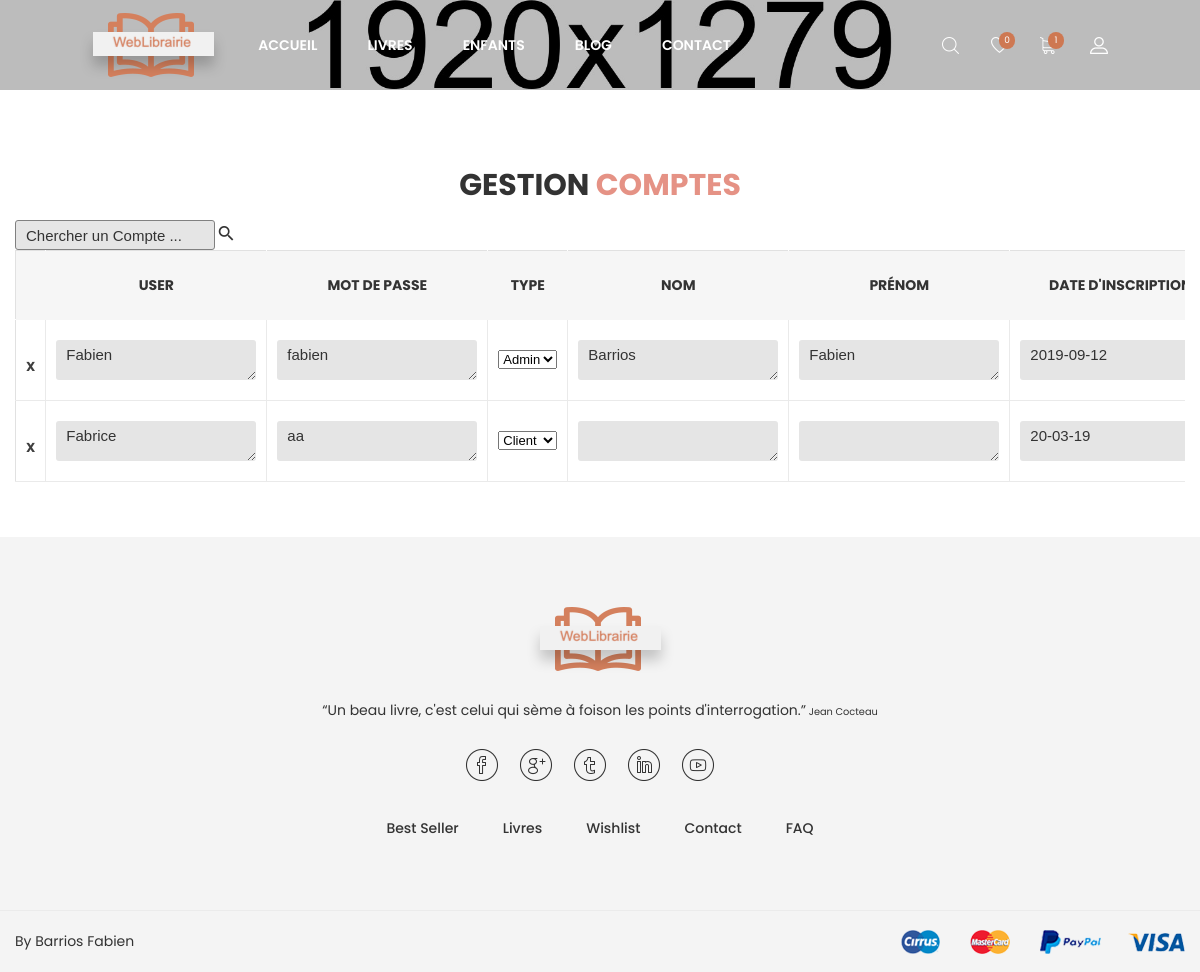
Page /gestionCompte.php (signed in) on the committed database.
### tables this page shows
CREATE TABLE `COMPTE` (
  `USER` char(8) NOT NULL,
  `MDP` char(10) NOT NULL,
  `NOMCPTE` char(40) DEFAULT NULL,
  `PRENOMCPTE` char(30) DEFAULT NULL,
  `DATEINSCRIP` text NOT NULL,
  `DATEFERME` text,
  `TYPECOMPTE` char(3) NOT NULL,
  `ADRMAILCPTE` char(60) NOT NULL,
  `NOTELCPTE` char(15) DEFAULT NULL,
  `NOPORTCPTE` char(15) DEFAULT NULL
);

### Fonctions.php (called while the page is built, shortened)
<?php
function connectDB(){
    try{
        $db = new PDO('mysql:host=localhost;dbname=WeblibrairieVVA;charset=utf8', 'root', 'root');
        return $db;
    }
    catch (Exception $e){
        die('Erreur : '.$e->getMessage());
    }
}
function getNbArticlePanier(){
    $link = connectDB();
    $user = $_SESSION['Usercompte'];
    $req = $link->query("SELECT count(*) as nb FROM LIVRE INNER JOIN ECRIVAIN ON LIVRE.ID_ECRIVAIN = ECRIVAIN.ID INNER JOIN LIGNE_PANIER ON LIVRE.ID = LIGNE_PANIER.ID_LIVRE INNER JOIN PANIER ON LIGNE_PANIER.ID_PANIER = PANIER.ID INNER JOIN COMPTE ON PANIER.ID_COMPTE = COMPTE.USER WHERE LIVRE.ID = LIGNE_PANIER.ID_LIVRE AND LIGNE_PANIER.ID_PANIER = PANIER.ID AND PANIER.DT_COM is Null AND PANIER.ID_COMPTE = '$user'");
    return $req;
}
function getNbArticleWishliste(){
    $link = connectDB();
    $user = $_SESSION['Usercompte'];
    $req = $link->query("SELECT count(*) as nb FROM LIVRE INNER JOIN ECRIVAIN ON LIVRE.ID_ECRIVAIN = ECRIVAIN.ID INNER JOIN LIGNE_WISHLIST ON LIVRE.ID = LIGNE_WISHLIST.ID_LIVRE INNER JOIN WISHLIST ON LIGNE_WISHLIST.ID_WISHLIST = WISHLIST.ID INNER JOIN COMPTE ON WISHLIST.ID_COMPTE = COMPTE.USER WHERE LIVRE.ID = LIGNE_WISHLIST.ID_LIVRE AND LIGNE_WISHLIST.ID_WISHLIST = WISHLIST.ID AND WISHLIST.ID_COMPTE = '$user'");
    return $req;
}
function getAjouterCompte(){
    $link = connectDB();
    $req = $link->query("select * from COMPTE");
    return $req;
}
?>

### gestionCompte.php (the view, shortened to what this page needs)
<!doctype html>
<html class="no-js" lang="zxx">
<head>
    <link rel="stylesheet" href="css/bootstrap.min.css">
    <link rel="stylesheet" href="css/plugins.css">
    <link rel="stylesheet" href="style.css">
    <link rel="stylesheet" href="css/custom.css">
    <?php include_once('Fonctions.php'); ?>
</head>
<body>
<div class="wrapper" id="wrapper">
    <header id="wn__header" class="oth-page header__area header__absolute sticky__header">
        <div class="container-fluid">
            <div class="row">
                <div class="col-md-6 col-sm-6 col-6 col-lg-2">
                    <div class="logo">
                        <a href="index.php">
                            <img src="images/logo/logo.png" alt="logo images">
                        </a>
                    </div>
                </div>
                <div class="col-lg-8 d-none d-lg-block">
                    <nav class="mainmenu__nav">
                        <ul class="meninmenu d-flex justify-content-start">
                            <li class="drop with--one--item"><a href="index.php">Accueil</a></li>
                            <li class="drop"><a href="shop-grid.php?categorie=Tout">Livres</a>
                            </li>
                            <li class="drop"><a href="shop-grid.php?categorie=Enfants">Enfants</a>
                            </li>
                            <li class="drop"><a href="blog.html">Blog</a>
                            </li>
                            <li><a href="contact.html">Contact</a></li>
                        </ul>
                    </nav>
                </div>
                <div class="col-md-6 col-sm-6 col-6 col-lg-2">
                    <ul class="header__sidebar__right d-flex justify-content-end align-items-center">
                        <li class="shop_search"><a class="search__active" href="#"></a></li>
                        <?php if(!isset($_SESSION['Usercompte'])): ?>
                        <li class="wishlist"><a href="wishlist.php"></a></li>
                        <li class="shopcart"><a class="cartbox_active" href=""></a>
                            <div class="block-minicart minicart__active">
                                <div class="minicart-content-wrapper">
                                    <div class="micart__close">
                                        <span>Fermer</span>
                                    </div>
                                    <div class="mini_action cart">
                                        <a class="cart__btn" href="my-account.php">Se connecter</a>
                                    </div>
                                </div>
                            </div>
                            <?php else: ?>
                            <?php $getNbLivre = getNbArticlePanier(); ?>
                            <?php $nbLivre = $getNbLivre->fetch(); ?>
                            <?php $getNbWishListe = getNbArticleWishliste(); ?>
                            <?php $nbWishListe = $getNbWishListe->fetch(); ?>
                        <li class="wishlist"><a href="wishlist.php"><span id="alertWishlist" class="product_qun"><?php echo $nbWishListe[0]; ?></span></a></li>
                        <li class="shopcart"><a class="cartbox_active" href=""><span id="alertPanier" class="product_qun"><?php echo $nbLivre[0]; ?></span></a>
                            <?php endif; ?>
                        </li>
                        <li class="setting__bar__icon"><a class="setting__active" href="#"></a>
                        </li>
                    </ul>
                </div>
            </div>
        </div>
    </header>
    <div class="ht__bradcaump__area bg-image--6" style="padding-top: 45px; padding-bottom: 45px;"></div>
    <section class="my_account_area pt--80 pb--55 bg--white">
        <div class="container">
            <div class="row">
                <div class="col-lg-12">
                    <div class="section__title text-center">
                        <h2 class="title__be--2">Gestion <span class="color--theme">Comptes</span></h2>
                    </div>
                </div>
            </div>
            <form method="post" action="">
                <input name="recherche2" type="text" placeholder="Chercher un Compte ..." style="width: 200px; background: #e5e5e5 none repeat scroll 0 0; border: medium none; border-radius: 3px; color: #333; font-size: 15px; font-weight: normal; height: 30px; padding: 0 5px 0 10px; border: solid; border-width: 1px; border-color: grey;">
                <a href="#"><button type="submit" value="" name="rechercher1" style="all: unset; background-color: transparent; border-color: grey;"><i style="font-size: 20px;" class="zmdi zmdi-search"></i></button></a>
            </form>
            <div id="tablePanier" class="table-content wnro__table table-responsive">
                <table id="tableLivre">
                    <thead>
                    <tr class="title-top">
                        <th></th>
                        <th class="product-thumbnail">User</th>
                        <th class="product-thumbnail">Mot de passe</th>
                        <th class="product-subtotal">Type</th>
                        <th class="product-thumbnail">Nom</th>
                        <th class="product-name">Prénom</th>
                        <th class="product-price">Date d'inscription</th>
                    </tr>
                    </thead>
                    <tbody>
                    <?php $nb_liens=0; $link = connectDB(); ?>
                    <?php $livres = getAjouterCompte(); ?>
                    <?php foreach ($livres as $data):?>
                        <?php $nb_liens++; ?>
                        <tr id="idTr_<?= $nb_liens ?>">
                            <td class="product-remove"><a onclick="del1('idLigne_<?php echo $nb_liens ?>', 'idTr_<?= $nb_liens ?>')" style="margin-right: 10px; cursor: pointer;">X</a></td>
                            <td><textarea onclick="save(this.id, <?php echo $nb_liens ?>, true);" id="user_<?php echo $nb_liens ?>" style="width: 200px; background: #e5e5e5 none repeat scroll 0 0; border: medium none; border-radius: 3px; color: #333; font-size: 15px; font-weight: normal; height: 40px; padding: 0 5px 0 10px;" disabled><?= $data['USER'] ?></textarea></td>
                            <td><textarea onclick="save(this.id, <?php echo $nb_liens ?>, true);" id="mdp_<?php echo $nb_liens ?>" style="width: 200px; background: #e5e5e5 none repeat scroll 0 0; border: medium none; border-radius: 3px; color: #333; font-size: 15px; font-weight: normal; height: 40px; padding: 0 5px 0 10px;"><?= $data['MDP'] ?></textarea></td>
                            <td><select onclick="save(this.id, <?php echo $nb_liens ?>, true);" id="type_<?php echo $nb_liens ?>">
                                    <option <?php if($data['TYPECOMPTE'] == "ADM"){?> selected="selected" <?php } ?> value="ADM">Admin</option>
                                    <option <?php if($data['TYPECOMPTE'] == "CLI"){?> selected="selected" <?php } ?>value="CLI">Client</option>
                                </select>
                            </td>
                            <td><textarea onclick="save(this.id, <?php echo $nb_liens ?>, true);" id="nom_<?php echo $nb_liens ?>" style="width: 200px; background: #e5e5e5 none repeat scroll 0 0; border: medium none; border-radius: 3px; color: #333; font-size: 15px; font-weight: normal; height: 40px; padding: 0 5px 0 10px;"><?= $data['NOMCPTE'] ?></textarea></td>
                            <td><textarea onclick="save(this.id, <?php echo $nb_liens ?>, true);" id="prenom_<?php echo $nb_liens ?>" style="width: 200px; background: #e5e5e5 none repeat scroll 0 0; border: medium none; border-radius: 3px; color: #333; font-size: 15px; font-weight: normal; height: 40px; padding: 0 5px 0 10px;"><?= $data['PRENOMCPTE'] ?></textarea></td>
                            <td><textarea onclick="save(this.id, <?php echo $nb_liens ?>, true);" id="dtinscrip_<?php echo $nb_liens ?>" style="width: 200px; background: #e5e5e5 none repeat scroll 0 0; border: medium none; border-radius: 3px; color: #333; font-size: 15px; font-weight: normal; height: 40px; padding: 0 5px 0 10px;"><?= $data['DATEINSCRIP'] ?></textarea></td>
                        </tr>
                    <?php endforeach; ?>
                    </tbody>
                </table>
            </div>
        </div>
    </section>
    <footer id="wn__footer" class="footer__area bg__cat--8 brown--color">
        <div class="footer-static-top">
            <div class="container">
                <div class="row">
                    <div class="col-lg-12">
                        <div class="footer__widget footer__menu">
                            <div class="ft__logo">
                                <a href="index.php">
                                    <img src="images/logo/3.png" alt="logo">
                                </a>
                                <p>“Un beau livre, c'est celui qui sème à foison les points d'interrogation.”<span style="font-size: 70%;"> Jean Cocteau</span></p>
                            </div>
                            <div class="footer__content">
                                <ul class="social__net social__net--2 d-flex justify-content-center">
                                    <li><a href="#"><i class="bi bi-facebook"></i></a></li>
                                    <li><a href="#"><i class="bi bi-google"></i></a></li>
                                    <li><a href="#"><i class="bi bi-twitter"></i></a></li>
                                    <li><a href="#"><i class="bi bi-linkedin"></i></a></li>
                                    <li><a href="#"><i class="bi bi-youtube"></i></a></li>
                                </ul>
                                <ul class="mainmenu d-flex justify-content-center">
                                    <li><a href="shop-grid.php?categorie=Best">Best Seller</a></li>
                                    <li><a href="shop-grid.php?categorie=Tout">Livres</a></li>
                                    <?php if(isset($_SESSION['Usercompte'])): ?>
                                        <li><a href="wishlist.php">Wishlist</a></li>
                                    <?php else: ?>
                                        <li><a href="my-account.php">Wishlist</a></li>
                                    <?php endif; ?>
                                    <li><a href="contact.php">Contact</a></li>
                                    <li><a href="faq.html">FAQ</a></li>
                                </ul>
                            </div>
                        </div>
                    </div>
                </div>
            </div>
        </div>
        <div class="copyright__wrapper">
            <div class="container">
                <div class="row">
                    <div class="col-lg-6 col-md-6 col-sm-12">
                        <div class="copyright">
                            <div class="copy__right__inner text-left">
                                <p>By Barrios Fabien</p>
                            </div>
                        </div>
                    </div>
                    <div class="col-lg-6 col-md-6 col-sm-12">
                        <div class="payment text-right">
                            <img src="images/icons/payment.png" alt="" />
                        </div>
                    </div>
                </div>
            </div>
        </div>
    </footer>
</div>
</body>
</html>

### rows in the picture
compte: USER "Fabien", MDP "fabien", TYPECOMPTE "Admin", NOMCPTE "Barrios", PRENOMCPTE "Fabien", DATEINSCRIP "2019-09-12"
compte: USER "Fabrice", MDP "aa", TYPECOMPTE "Client", DATEINSCRIP "20-03-19"

### other values in the picture
$nbWishListe[0] "0"
$nbLivre[0] "1"
